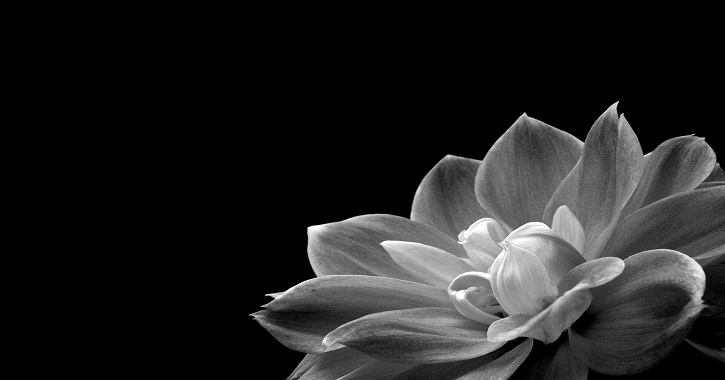
//> input picture Digital Watermarking in Spatial Domain/input.jpg, 725 x 380 px
$ ./digital_watermarking_in_spatial_domain   (built with g++ and OpenCV 4)
//> lines starting //> are read from the running program, lines starting //| are printed output that depends on the picture

#include<opencv2/core/core.hpp>
#include<opencv2/highgui/highgui.hpp>
#include<opencv2/imgproc/imgproc.hpp>
#include<iostream>

using namespace std;
using namespace cv;

int main(){

    Mat main_image=imread("input.jpg",IMREAD_GRAYSCALE);
//> main_image is the input picture: 380 rows x 725 cols, CV_8UC1; min 0, max 255, mean 33.2
    Mat watermark=imread("watermark.png",IMREAD_GRAYSCALE);
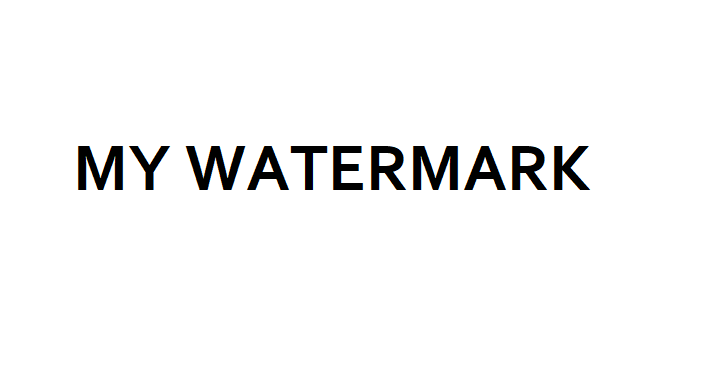
//> input picture Digital Watermarking in Spatial Domain/watermark.png, 725 x 380 px
//> watermark: 380 rows x 725 cols, CV_8UC1; min 0, max 255, mean 246.2
    Mat watermarked_image(main_image.size(),CV_8UC1);

    double alpha = 0.1;
    double beta = 1 - alpha;

    for(int i=0;i<main_image.rows;i++){
        for(int j=0;j<main_image.cols;j++){
            watermarked_image.at<uchar>(i,j)=alpha*int(watermark.at<uchar>(i,j))+beta*int(main_image.at<uchar>(i,j));
        }
    }
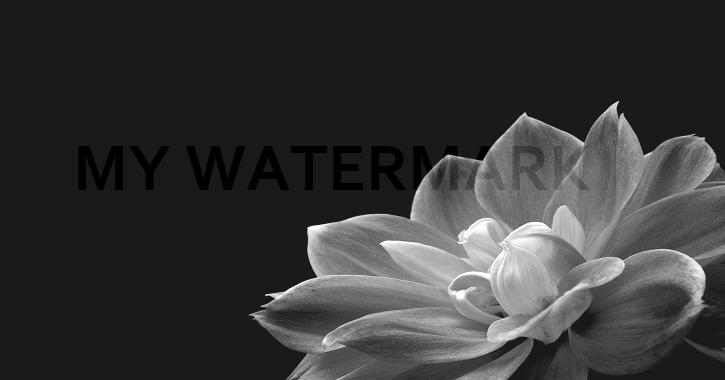
//> watermarked_image: 380 rows x 725 cols, CV_8UC1; min 0, max 255, mean 54.1

    imshow("Input Image : ",main_image);
    imshow("Watermark : ",watermark);
    imshow("Input image after watermarking : ",watermarked_image);
    waitKey(0);

    return 0;
}
